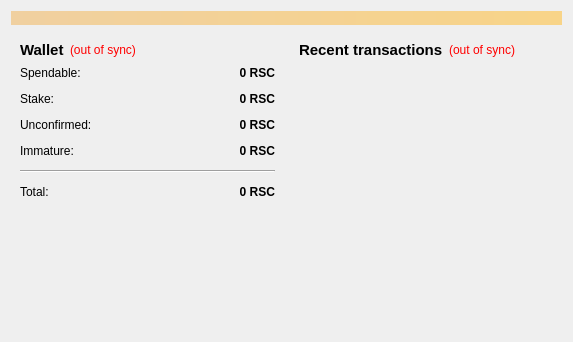
<?xml version="1.0" encoding="UTF-8"?>
<ui version="4.0">
 <class>OverviewPage</class>
 <widget class="QWidget" name="OverviewPage">
  <property name="geometry">
   <rect>
    <x>0</x>
    <y>0</y>
    <width>573</width>
    <height>342</height>
   </rect>
  </property>
  <property name="windowTitle">
   <string>Form</string>
  </property>
  <layout class="QVBoxLayout" name="topLayout">
   <item>
    <widget class="QLabel" name="labelAlerts">
     <property name="visible">
      <bool>false</bool>
     </property>
     <property name="styleSheet">
      <string notr="true">background-color: qlineargradient(x1: 0, y1: 0, x2: 1, y2: 0, stop:0 #F0D0A0, stop:1 #F8D488);  color:#000000
</string>
     </property>
     <property name="wordWrap">
      <bool>true</bool>
     </property>
     <property name="margin">
      <number>3</number>
     </property>
    </widget>
   </item>
   <item>
    <layout class="QHBoxLayout" name="horizontalLayout" stretch="1,1">
     <item>
      <layout class="QVBoxLayout" name="verticalLayout_2">
       <item>
        <widget class="QWidget" name="widget" native="true">
         <layout class="QVBoxLayout" name="verticalLayout_4">
          <item>
           <layout class="QHBoxLayout" name="horizontalLayout_4">
            <item>
             <widget class="QLabel" name="label_5">
              <property name="font">
               <font>
                <pointsize>11</pointsize>
                <weight>75</weight>
                <bold>true</bold>
               </font>
              </property>
              <property name="text">
               <string>Wallet</string>
              </property>
             </widget>
            </item>
            <item>
             <widget class="QLabel" name="labelWalletStatus">
              <property name="toolTip">
               <string>The displayed information may be out of date. Your wallet automatically synchronizes with the Roma-E-Solidus network after a connection is established, but this process has not completed yet.</string>
              </property>
              <property name="styleSheet">
               <string notr="true">QLabel { color: red; }</string>
              </property>
              <property name="text">
               <string notr="true">(out of sync)</string>
              </property>
              <property name="alignment">
               <set>Qt::AlignLeading|Qt::AlignLeft|Qt::AlignVCenter</set>
              </property>
             </widget>
            </item>
            <item>
             <spacer name="horizontalSpacer_2">
              <property name="orientation">
               <enum>Qt::Horizontal</enum>
              </property>
              <property name="sizeHint" stdset="0">
               <size>
                <width>40</width>
                <height>20</height>
               </size>
              </property>
             </spacer>
            </item>
           </layout>
          </item>
          <item>
           <layout class="QFormLayout" name="formLayout_2">
            <property name="fieldGrowthPolicy">
             <enum>QFormLayout::AllNonFixedFieldsGrow</enum>
            </property>
            <property name="horizontalSpacing">
             <number>12</number>
            </property>
            <property name="verticalSpacing">
             <number>12</number>
            </property>
            <item row="0" column="0">
             <widget class="QLabel" name="label">
              <property name="text">
               <string>Spendable:</string>
              </property>
             </widget>
            </item>
            <item row="0" column="1">
             <widget class="QLabel" name="labelBalance">
              <property name="font">
               <font>
                <weight>75</weight>
                <bold>true</bold>
               </font>
              </property>
              <property name="cursor">
               <cursorShape>IBeamCursor</cursorShape>
              </property>
              <property name="toolTip">
               <string>Your current spendable balance</string>
              </property>
              <property name="text">
               <string notr="true">0 RSC</string>
              </property>
              <property name="alignment">
               <set>Qt::AlignRight|Qt::AlignTrailing|Qt::AlignVCenter</set>
              </property>
              <property name="textInteractionFlags">
               <set>Qt::LinksAccessibleByMouse|Qt::TextSelectableByKeyboard|Qt::TextSelectableByMouse</set>
              </property>
             </widget>
            </item>
            <item row="1" column="0">
             <widget class="QLabel" name="label_6">
              <property name="text">
               <string>Stake:</string>
              </property>
             </widget>
            </item>
            <item row="1" column="1">
             <widget class="QLabel" name="labelStake">
              <property name="font">
               <font>
                <weight>75</weight>
                <bold>true</bold>
               </font>
              </property>
              <property name="cursor">
               <cursorShape>IBeamCursor</cursorShape>
              </property>
              <property name="toolTip">
               <string>Total of coins that was staked, and do not yet count toward the current balance</string>
              </property>
              <property name="text">
               <string notr="true">0 RSC</string>
              </property>
              <property name="alignment">
               <set>Qt::AlignRight|Qt::AlignTrailing|Qt::AlignVCenter</set>
              </property>
              <property name="textInteractionFlags">
               <set>Qt::LinksAccessibleByMouse|Qt::TextSelectableByKeyboard|Qt::TextSelectableByMouse</set>
              </property>
             </widget>
            </item>
            <item row="2" column="0">
             <widget class="QLabel" name="label_3">
              <property name="text">
               <string>Unconfirmed:</string>
              </property>
             </widget>
            </item>
            <item row="2" column="1">
             <widget class="QLabel" name="labelUnconfirmed">
              <property name="font">
               <font>
                <weight>75</weight>
                <bold>true</bold>
               </font>
              </property>
              <property name="cursor">
               <cursorShape>IBeamCursor</cursorShape>
              </property>
              <property name="toolTip">
               <string>Total of transactions that have yet to be confirmed, and do not yet count toward the current balance</string>
              </property>
              <property name="text">
               <string notr="true">0 RSC</string>
              </property>
              <property name="alignment">
               <set>Qt::AlignRight|Qt::AlignTrailing|Qt::AlignVCenter</set>
              </property>
              <property name="textInteractionFlags">
               <set>Qt::LinksAccessibleByMouse|Qt::TextSelectableByKeyboard|Qt::TextSelectableByMouse</set>
              </property>
             </widget>
            </item>
            <item row="3" column="0">
             <widget class="QLabel" name="labelImmatureText">
              <property name="text">
               <string>Immature:</string>
              </property>
             </widget>
            </item>
            <item row="3" column="1">
             <widget class="QLabel" name="labelImmature">
              <property name="font">
               <font>
                <weight>75</weight>
                <bold>true</bold>
               </font>
              </property>
              <property name="toolTip">
               <string>Mined balance that has not yet matured</string>
              </property>
              <property name="text">
               <string notr="true">0 RSC</string>
              </property>
              <property name="alignment">
               <set>Qt::AlignRight|Qt::AlignTrailing|Qt::AlignVCenter</set>
              </property>
              <property name="textInteractionFlags">
               <set>Qt::LinksAccessibleByMouse|Qt::TextSelectableByKeyboard|Qt::TextSelectableByMouse</set>
              </property>
             </widget>
            </item>
            <item row="4" column="0" colspan="2">
             <widget class="Line" name="line">
              <property name="orientation">
               <enum>Qt::Horizontal</enum>
              </property>
             </widget>
            </item>
            <item row="5" column="0">
             <widget class="QLabel" name="labelTotalText">
              <property name="text">
               <string>Total:</string>
              </property>
             </widget>
            </item>
            <item row="5" column="1">
             <widget class="QLabel" name="labelTotal">
              <property name="font">
               <font>
                <weight>75</weight>
                <bold>true</bold>
               </font>
              </property>
              <property name="cursor">
               <cursorShape>IBeamCursor</cursorShape>
              </property>
              <property name="toolTip">
               <string>Your current total balance</string>
              </property>
              <property name="text">
               <string notr="true">0 RSC</string>
              </property>
              <property name="alignment">
               <set>Qt::AlignRight|Qt::AlignTrailing|Qt::AlignVCenter</set>
              </property>
              <property name="textInteractionFlags">
               <set>Qt::LinksAccessibleByMouse|Qt::TextSelectableByKeyboard|Qt::TextSelectableByMouse</set>
              </property>
             </widget>
            </item>
           </layout>
          </item>
         </layout>
        </widget>
       </item>
       <item>
        <spacer name="verticalSpacer">
         <property name="orientation">
          <enum>Qt::Vertical</enum>
         </property>
         <property name="sizeHint" stdset="0">
          <size>
           <width>20</width>
           <height>40</height>
          </size>
         </property>
        </spacer>
       </item>
      </layout>
     </item>
     <item>
      <layout class="QVBoxLayout" name="verticalLayout_3">
       <item>
        <widget class="QWidget" name="widget_2" native="true">
         <layout class="QVBoxLayout" name="verticalLayout">
          <item>
           <layout class="QHBoxLayout" name="horizontalLayout_2">
            <item>
             <widget class="QLabel" name="label_4">
              <property name="font">
               <font>
                <pointsize>11</pointsize>
                <weight>75</weight>
                <bold>true</bold>
               </font>
              </property>
              <property name="text">
               <string>&lt;b&gt;Recent transactions&lt;/b&gt;</string>
              </property>
             </widget>
            </item>
            <item>
             <widget class="QLabel" name="labelTransactionsStatus">
              <property name="toolTip">
               <string>The displayed information may be out of date. Your wallet automatically synchronizes with the Roma-E-Solidus network after a connection is established, but this process has not completed yet.</string>
              </property>
              <property name="styleSheet">
               <string notr="true">QLabel { color: red; }</string>
              </property>
              <property name="text">
               <string notr="true">(out of sync)</string>
              </property>
              <property name="alignment">
               <set>Qt::AlignRight|Qt::AlignTrailing|Qt::AlignVCenter</set>
              </property>
             </widget>
            </item>
            <item>
             <spacer name="horizontalSpacer">
              <property name="orientation">
               <enum>Qt::Horizontal</enum>
              </property>
              <property name="sizeHint" stdset="0">
               <size>
                <width>40</width>
                <height>20</height>
               </size>
              </property>
             </spacer>
            </item>
           </layout>
          </item>
          <item>
           <widget class="QListView" name="listTransactions">
            <property name="styleSheet">
             <string notr="true">QListView { background: transparent; }</string>
            </property>
            <property name="frameShape">
             <enum>QFrame::NoFrame</enum>
            </property>
            <property name="verticalScrollBarPolicy">
             <enum>Qt::ScrollBarAlwaysOff</enum>
            </property>
            <property name="horizontalScrollBarPolicy">
             <enum>Qt::ScrollBarAlwaysOff</enum>
            </property>
            <property name="selectionMode">
             <enum>QAbstractItemView::NoSelection</enum>
            </property>
           </widget>
          </item>
         </layout>
        </widget>
       </item>
      </layout>
     </item>
    </layout>
   </item>
  </layout>
 </widget>
 <resources/>
 <connections/>
</ui>
